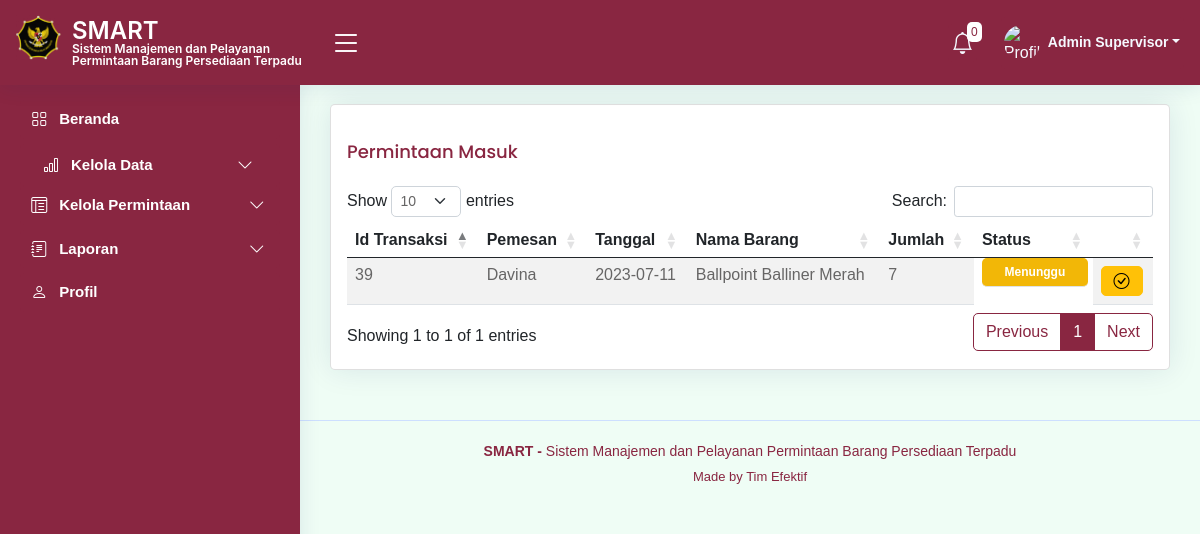
The app's page /kelolaPermintaan.php (signed in), older data.
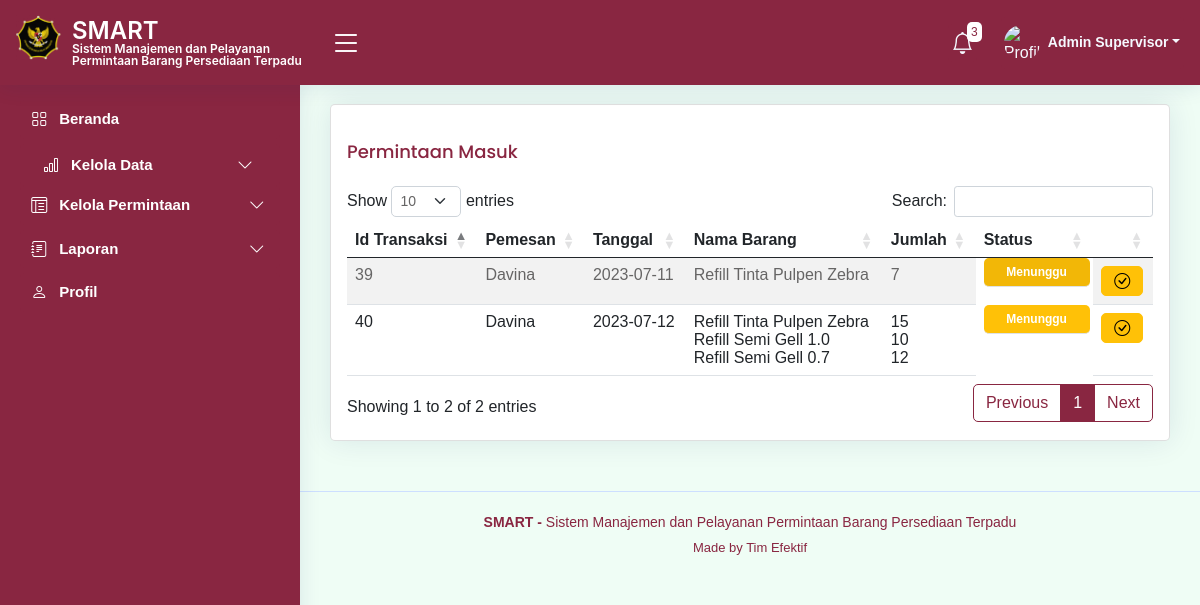
The same page, newer data.
### tables this page shows
CREATE TABLE `tb_order` (
  `id_transaksi` int(11) NOT NULL,
  `id_user` int(11) NOT NULL,
  `tgl_minta` date NOT NULL,
  `tgl_siap` date DEFAULT NULL,
  `status` varchar(50) NOT NULL DEFAULT 'Menunggu',
  `tgl_ambil` date DEFAULT NULL
);

CREATE TABLE `tb_user` (
  `id_user` int(25) NOT NULL,
  `username` varchar(50) NOT NULL,
  `nama_lengkap` varchar(100) NOT NULL,
  `email` varchar(100) NOT NULL,
  `nip` varchar(30) NOT NULL,
  `password` varchar(100) NOT NULL,
  `tipe_akun` text NOT NULL,
  `foto_user` blob NOT NULL
);

### notif_functions.php (called while the page is built, shortened)
<?php
function getBarangHampirHabis($con) {
    $query = "SELECT tb_barang.nama, tb_barang.stok_minimal, tb_cek_stok.jumlah_stok_akhir
              FROM tb_barang
              INNER JOIN tb_cek_stok ON tb_barang.id_barang = tb_cek_stok.id_barang";
    $result = mysqli_query($con, $query);
    $notifications = array();
    if (mysqli_num_rows($result) > 0) {
        while ($row = mysqli_fetch_assoc($result)) {
            $stok_minimal = $row['stok_minimal'];
            $jumlah_stok_akhir = $row['jumlah_stok_akhir'];
        }
    }
    return $notifications;
}
function getBarangStokMinimal($con) {
    $query = "SELECT tb_barang.nama, tb_barang.stok_minimal, tb_cek_stok.jumlah_stok_akhir
              FROM tb_barang
              INNER JOIN tb_cek_stok ON tb_barang.id_barang = tb_cek_stok.id_barang";
    $result = mysqli_query($con, $query);
    $notifications = array();
    if (mysqli_num_rows($result) > 0) {
        while ($row = mysqli_fetch_assoc($result)) {
            $nama = $row['nama'];
            $stok_minimal = $row['stok_minimal'];
            $jumlah_stok_akhir = $row['jumlah_stok_akhir'];
            if ($jumlah_stok_akhir <= $stok_minimal) {
                $notifications[] = "Stok Barang $nama sudah mencapai jumlah stok minimal";
            }
        }
    }
    return $notifications;
}
?>

### kelolaPermintaan.php (the view, shortened to what the changed rows need)
<!DOCTYPE html>
<html lang="en">
<head>
  <link href="assets/vendor/bootstrap/css/bootstrap.min.css" rel="stylesheet">
  <link href="assets/vendor/bootstrap-icons/bootstrap-icons.css" rel="stylesheet">
  <link href="assets/vendor/boxicons/css/boxicons.min.css" rel="stylesheet">
  <link href="assets/vendor/quill/quill.snow.css" rel="stylesheet">
  <link href="assets/vendor/quill/quill.bubble.css" rel="stylesheet">
  <link href="assets/vendor/remixicon/remixicon.css" rel="stylesheet">
  <link href="assets/vendor/simple-datatables/style.css" rel="stylesheet">
  <link rel="stylesheet" href="https://cdnjs.cloudflare.com/ajax/libs/twitter-bootstrap/5.2.0/css/bootstrap.min.css">
  <link rel="stylesheet" href="https://cdn.datatables.net/1.13.4/css/dataTables.bootstrap5.min.css">
  <link href="https://cdnjs.cloudflare.com/ajax/libs/font-awesome/5.10.0/css/all.min.css" rel="stylesheet">
  <link href="https://cdn.jsdelivr.net/npm/bootstrap-icons@1.4.1/font/bootstrap-icons.css" rel="stylesheet">
  <link href="assets/css/style.css" rel="stylesheet">
  <link href="assets/css/bootstrap.min.css" rel="stylesheet">
</head>
<body>
  <header id="header" class="header fixed-top d-flex align-items-center">
    <nav class="header-nav ms-auto">
      <ul class="d-flex align-items-center">
      <?php
      require_once 'koneksi.php';
      require_once 'notif_functions.php';
      $con = db_connect();
      $barangHampirHabis = getBarangHampirHabis($con);
      $barangStokMinimal = getBarangStokMinimal($con);
      $totalNotifikasi = count($barangHampirHabis) + count($barangStokMinimal);
      ?>
      <li class="nav-item dropdown">
        <a class="nav-link nav-icon" href="#" data-bs-toggle="dropdown">
          <i class="bi bi-bell"></i>
          <span class="badge bg-primary badge-number"><?php echo $totalNotifikasi; ?></span>
        </a>
      </li>
      </ul>
    </nav>
  </header>
  <main id="main" class="main">
      <section class="section">
        <div class="row">
          <div class="col-lg-12">
            <div class="card">
              <div class="card-body">
                <h5 class="card-title">Permintaan Masuk</h5>
                <table id="example" class="table table-striped" style="width:100%">
                  <thead>
                    <tr>
                      <th>Id Transaksi</th>
                      <th>Pemesan</th>
                      <th>Tanggal</th>
                      <th>Nama Barang</th>
                      <th>Jumlah</th>
                      <th>Status</th>
                      <th></th>
                    </tr>
                  </thead>
                  <tbody>
                    <?php
                    $con = db_connect();
                    $query = "SELECT tb_order.id_transaksi, tb_user.nama_lengkap, GROUP_CONCAT(tb_barang.nama SEPARATOR '<br>') AS nama, tb_order.tgl_minta, GROUP_CONCAT(tb_order_detail.jumlah_minta SEPARATOR '<br>') AS jumlah_minta, tb_order.status
                    FROM tb_order
                    JOIN tb_user ON tb_order.id_user = tb_user.id_user
                    JOIN tb_order_detail ON tb_order.id_transaksi = tb_order_detail.id_transaksi
                    JOIN tb_barang ON tb_order_detail.id_barang = tb_barang.id_barang
                    WHERE tb_order.status = 'Menunggu'
                    GROUP BY tb_order.id_transaksi";
                    $result = mysqli_query($con, $query);
                    while ($row = mysqli_fetch_assoc($result)) {
                      echo "<tr>";
                      echo "<td>" . $row['id_transaksi'] . "</td>";
                      echo "<td>" . $row['nama_lengkap'] . "</td>";
                      echo "<td>" . $row['tgl_minta'] . "</td>";
                      echo "<td>" . $row['nama'] . "</td>";
                      echo "<td>" . $row['jumlah_minta'] . "</td>";
                      echo "<td class='badge bg-warning p-2 ms-2' style='border-radius: 5; width: 90px; color: white;'>" . $row['status'] . "</td>";
                      echo "<td>";
                      echo "<button type='button' class='btn btn-warning btn-ready' data-id='" . $row['id_transaksi'] . "'><i class='bi bi-check-circle'></i></button>";
                      echo "</td>";
                      echo "</tr>";
                    }
                    ?>
                  </tbody>
                </table>
              </div>
            </div>
          </div>
        </div>
      </section>
  </main>
</body>
</html>

Row changes from the older to the newer data that the page shows:
computed for tb_order id 39: nama "Ballpoint Balliner Merah" → "Refill Tinta Pulpen Zebra"
added tb_order: id_transaksi "40", id_user.nama_lengkap "Davina", tgl_minta "2023-07-12", nama "Refill Tinta Pulpen Zebra Refill Semi Gell 1.0 Refill Semi Gell 0.7", jumlah_minta "15 10 12", status "Menunggu"
Text that changed along with them:
$totalNotifikasi: "0" → "3"
text written by a page script: "Show entries Search: Showing 1 to 1 of 1 entries Previous 1 Next" → "Show entries Search: Showing 1 to 2 of 2 entries Previous 1 Next"
